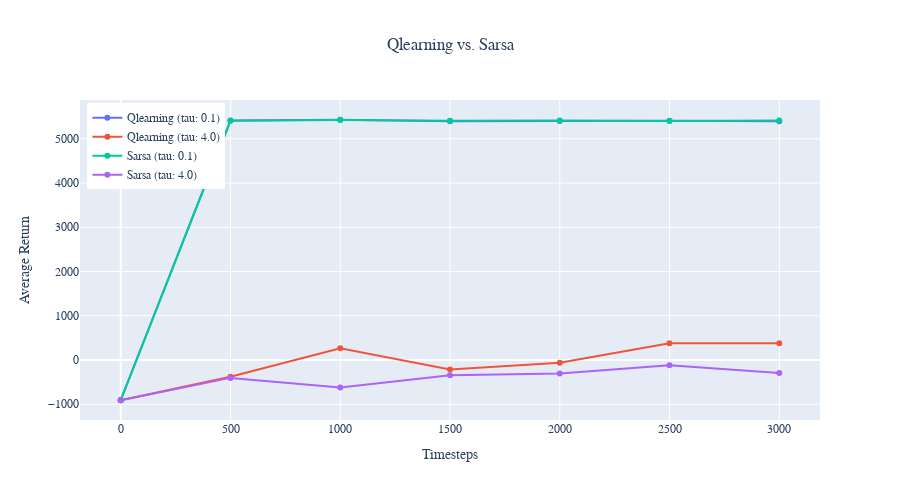

The code cell stored with this chart in its notebook:
### Code cell
fig = go.Figure()
results = [learning_curves_qlearning, learning_curves_sarsa]
for i, type in enumerate(["Qlearning", "Sarsa"]):

    for j, temperature in enumerate([temperatures[0], temperatures[-1]]):
        index = temperatures.index(temperature)    
        name = (
            "{} (tau: {})".format(type, temperature)
        )
        fig.add_trace(go.Scatter(x=time_steps, y=results[i][index], name=name,))

# Customize layout
fig.update_layout(
    title="Qlearning vs. Sarsa",
    title_x=0.5,
    xaxis_title="Timesteps",
    yaxis_title="Average Return",
    legend=dict(yanchor="top", y=0.99, xanchor="left", x=0.01),
    font=dict(family="serif", size=12),
    width=900,
    height=500,
)
fig.show()

### Figure 1 — Plotly figure (JSON) as saved in the notebook; plotly's stock layout.template omitted (floating-point values rounded to 4 significant figures)
{"data": [{"name": "Qlearning (tau: 0.1)", "type": "scatter", "x": [0, 500, 1000, 1500, 2000, 2500, 3000], "y": [-901.7, 5412.0, 5430.0, 5397.0, 5400.0, 5408.0, 5398.0]}, {"name": "Qlearning (tau: 4.0)", "type": "scatter", "x": [0, 500, 1000, 1500, 2000, 2500, 3000], "y": [-908.9, -376.7, 264.5, -211.7, -59.12, 377.9, 376.8]}, {"name": "Sarsa (tau: 0.1)", "type": "scatter", "x": [0, 500, 1000, 1500, 2000, 2500, 3000], "y": [-908.9, 5406.0, 5423.0, 5404.0, 5413.0, 5404.0, 5415.0]}, {"name": "Sarsa (tau: 4.0)", "type": "scatter", "x": [0, 500, 1000, 1500, 2000, 2500, 3000], "y": [-908.9, -403.7, -621.4, -345.7, -305.1, -118.9, -290.8]}], "layout": {"font": {"family": "serif", "size": 12}, "height": 500, "legend": {"x": 0.01, "xanchor": "left", "y": 0.99, "yanchor": "top"}, "title": {"text": "Qlearning vs. Sarsa", "x": 0.5}, "width": 900, "xaxis": {"title": {"text": "Timesteps"}}, "yaxis": {"title": {"text": "Average Return"}}}}
